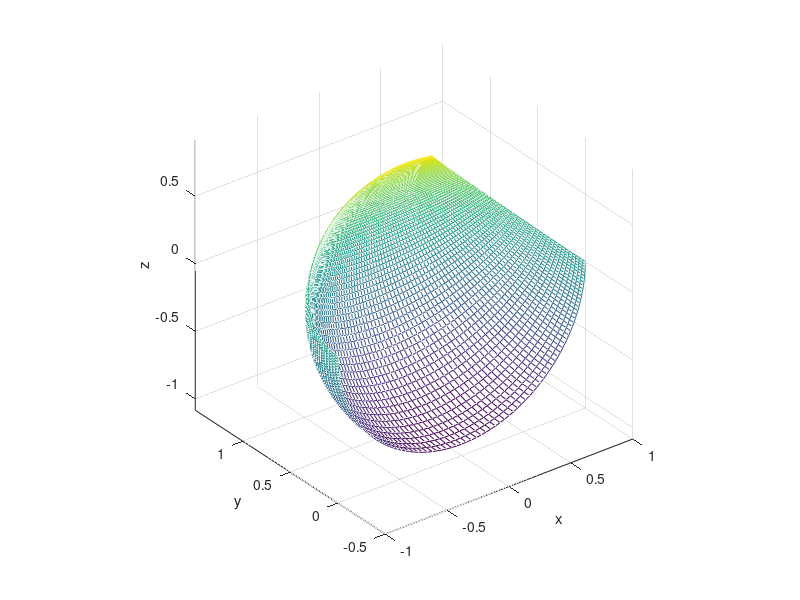
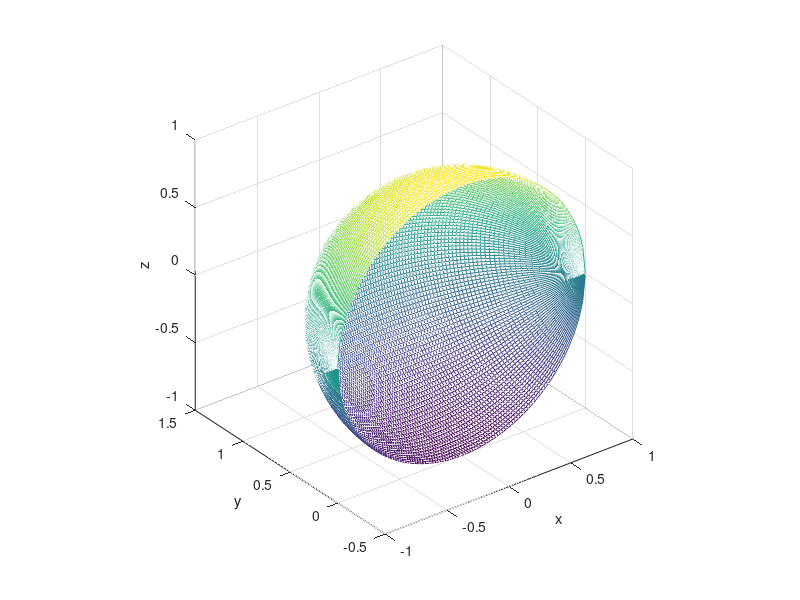

The MATLAB script that drew these images, in order:
N=101;
ua=-1;
ub=1;
va=0;
vb=pi;
uh=(ub-ua)/(N-1);
vh=(vb-va)/(N-1);
u=[ua:uh:ub];
v=[va:vh:vb];
for j=1:N
   for i=1:N
      x(i,j)=2*u(i)/(u(i)*u(i)+v(j)*v(j)+1);
      y(i,j)=2*v(j)/(u(i)*u(i)+v(j)*v(j)+1);
      z(i,j)=(u(i)*u(i)+v(j)*v(j)-1)/(u(i)*u(i)+v(j)*v(j)+1);
   end
end
figure(1)
mesh(x,y,z)
axis equal
xlabel('x')
ylabel('y')
zlabel('z')

for j=1:N
   for i=1:N
      x(i,j)=u(i);
      y(i,j)=sqrt(1-u(i)*u(i))*sin(v(j));
      z(i,j)=sqrt(1-u(i)*u(i))*cos(v(j));
   end
end
figure(2)
mesh(x,y,z)
axis equal
xlabel('x')
ylabel('y')
zlabel('z')

